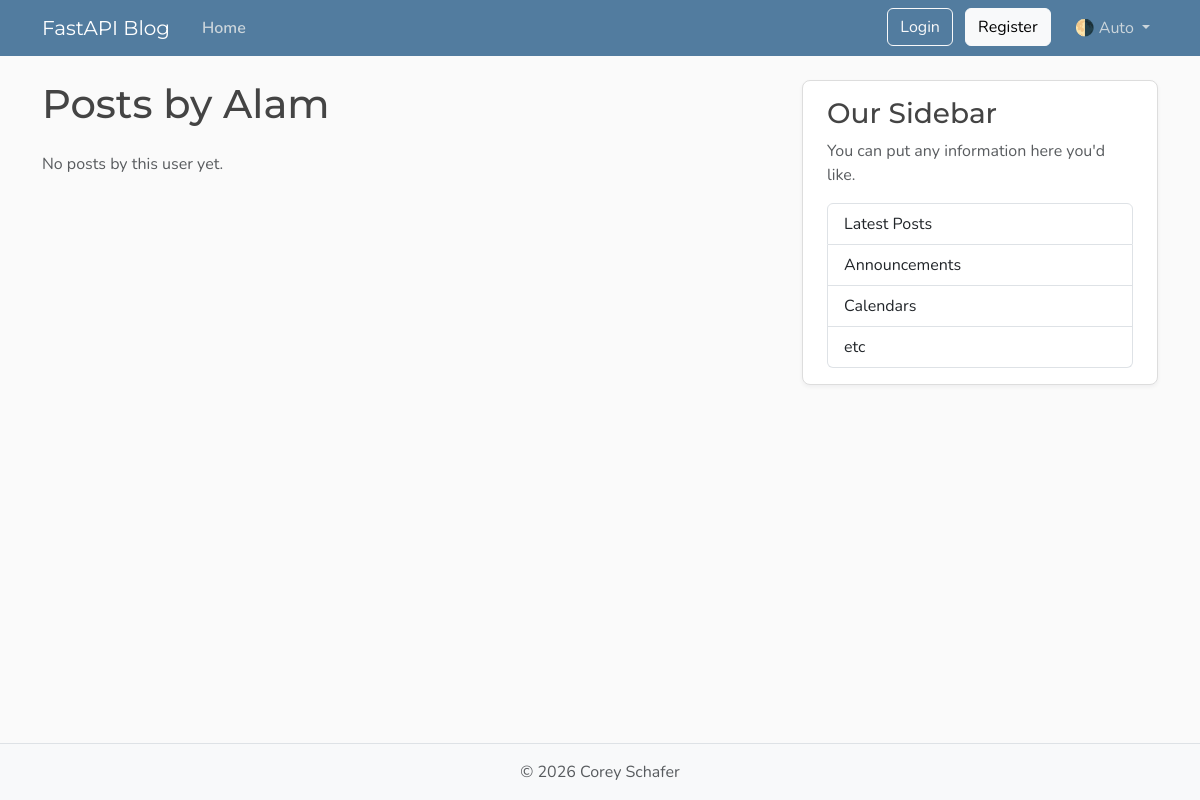
Before: /users/1/posts with the older database file.
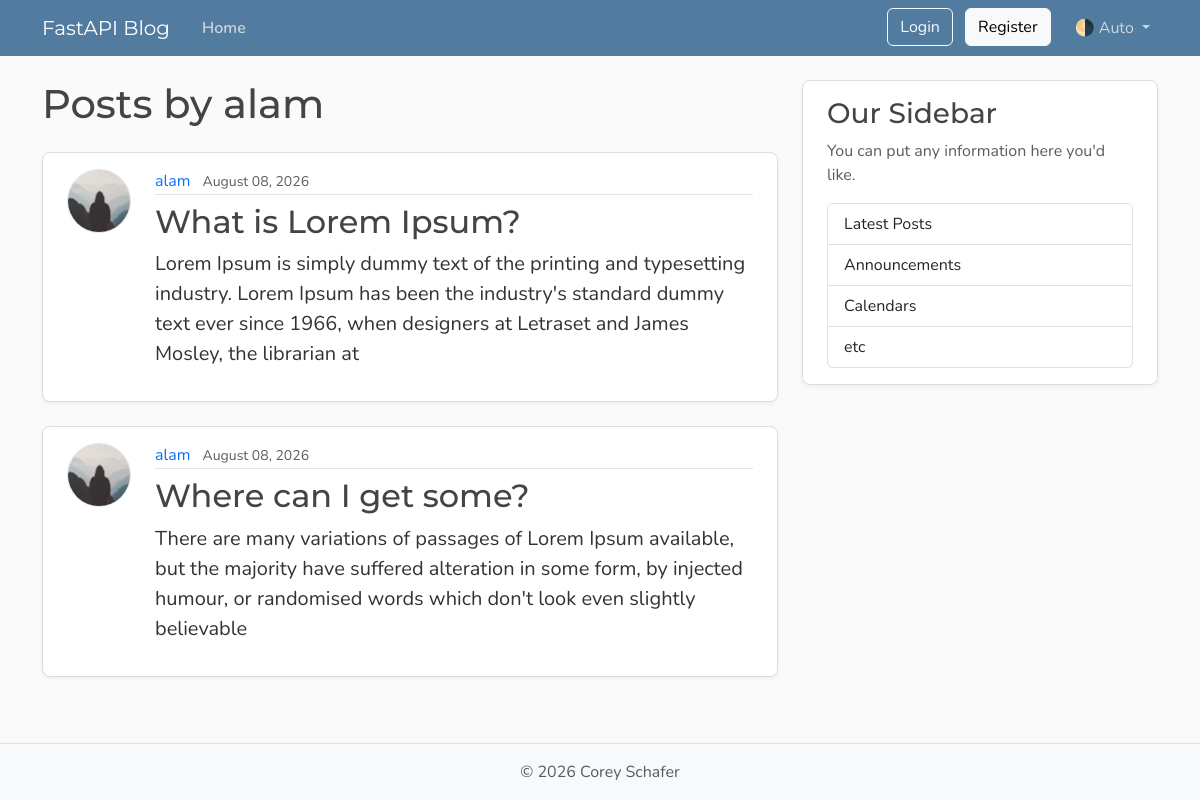
After: the same page with the newer database file.
### database/models.py (models this page shows, shortened)
class User(Base):
    __tablename__ = "users"
    id: Mapped[int] = mapped_column(Integer, primary_key=True, index=True)
    username: Mapped[str] = mapped_column(String(50), unique=True, nullable=False)
    email: Mapped[str] = mapped_column(String(120), unique=True, nullable=False)
    password_hash: Mapped[str] = mapped_column(String(200), nullable=False)
    image_file: Mapped[str | None] = mapped_column(
        String(200),
        nullable=True,
        default=None,
    )
    posts: Mapped[list[Post]] = relationship(back_populates="author", cascade="all, delete-orphan")

class Post(Base):
    __tablename__ = "posts"
    id: Mapped[int] = mapped_column(Integer, primary_key=True, index=True)
    title: Mapped[str] = mapped_column(String(100), nullable=False)
    content: Mapped[str] = mapped_column(Text, nullable=False)
    user_id: Mapped[int] = mapped_column(
        ForeignKey("users.id"),
        nullable=False,
        index=True,
    )
    date_posted: Mapped[datetime] = mapped_column(
        DateTime(timezone=True),
        default=lambda: datetime.now(UTC),
    )
    author: Mapped[User] = relationship(back_populates="posts")

### main.py (the view)
@app.get("/users/{user_id}/posts", include_in_schema=False, name="users_posts")
async def users_post_page(request: Request, user_id: int, db: Annotated[AsyncSession, Depends(get_db)]):
    result = await db.execute(Select(models.User).where(models.User.id == user_id))
    user = result.scalar_one_or_none()
    if not user:
        raise HTTPException(
            status_code=status.HTTP_404_NOT_FOUND,
            detail="User not found"
        )
    result = await db.execute(
        Select(models.Post)
        .options(selectinload(models.Post.author))
        .where(models.Post.user_id == user_id)
    )
    posts = result.scalars().all()
    return templates.TemplateResponse(
        request,
        "user_posts.html",
        {"posts": posts, "user": user, "title": f"{user.username}'s Posts"}
    )

### templates/user_posts.html
{% extends "layout.html" %}
{% block content %}
  <h1 class="mb-4">Posts by {{ user.username }}</h1>
  {% for post in posts %}
    <article class="content-section py-3 px-4 mb-4">
      <div class="d-flex align-items-start gap-4">
        <img class="rounded-circle article-img flex-shrink-0"
             src="{{ post.author.image_path }}"
             alt="{{ post.author.username }}'s profile picture"
             width="64"
             height="64"
             loading="lazy">
        <div class="flex-grow-1">
          <div class="article-metadata mb-2">
            <a class="me-2"
               href="{{ url_for('users_posts', user_id=post.author.id) }}">{{ post.author.username }}</a>
            <small class="text-body-secondary">{{ post.date_posted.strftime("%B %d, %Y") }}</small>
          </div>
          <h2>
            <a class="article-title"
               href="{{ url_for('post_detail', post_id=post.id) }}">{{ post.title }}</a>
          </h2>
          <p class="article-content">{{ post.content }}</p>
        </div>
      </div>
    </article>
  {% else %}
    <p class="text-body-secondary">No posts by this user yet.</p>
  {% endfor %}
{% endblock content %}

### templates/layout.html (shortened to what this page needs)
<!doctype html>
<html lang="en">
<head>
  <link href="https://cdn.jsdelivr.net/npm/bootstrap@5.3.8/dist/css/bootstrap.min.css" rel="stylesheet"
 />
  <link rel="stylesheet" type="text/css" href="{{ url_for('static', path='css/main.css') }}" />
</head>
<body class="d-flex flex-column min-vh-100">
  <header class="site-header">
    <nav class="navbar navbar-expand-md bg-steel fixed-top" data-bs-theme="dark">
      <div class="container">
        <a class="navbar-brand me-4" href="{{url_for('home')}}">FastAPI Blog</a>
        <div class="collapse navbar-collapse" id="navbarToggle">
          <div class="navbar-nav me-auto">
            <a class="nav-link active" aria-current="page" href="{{url_for('home')}}">Home</a>
          </div>
          <div class="navbar-nav">
            <div id="loggedOutNav">
              <a class="btn btn-outline-light mb-2 mb-md-0 me-md-2" href="{{ url_for('login')}}">Login</a>
              <a class="btn btn-light mb-2 mb-md-0 me-md-3" href="{{ url_for('register')}}">Register</a>
            </div>
            <div class="nav-item dropdown">
              <a class="nav-link dropdown-toggle" href="#" role="button" id="bd-theme" data-bs-toggle="dropdown"
                aria-expanded="false">
                <span id="bd-theme-text">🌗 Auto</span>
              </a>
            </div>
          </div>
        </div>
      </div>
    </nav>
  </header>
  <main role="main" class="container">
    <div class="row">
      <div class="col-md-8">{% block content %} {% endblock content %}</div>
      <aside class="col-md-4">
        <div class="content-section py-3 px-4 mb-4">
          <h3>Our Sidebar</h3>
          <p class="text-body-secondary">
            You can put any information here you'd like.
          </p>
          <ul class="list-group">
            <li class="list-group-item">Latest Posts</li>
            <li class="list-group-item">Announcements</li>
            <li class="list-group-item">Calendars</li>
            <li class="list-group-item">etc</li>
          </ul>
        </div>
      </aside>
    </div>
  </main>
  <footer class="mt-auto py-3 bg-body-tertiary border-top">
    <div class="container text-center">
      <p class="text-body-secondary mb-0">
        © <span id="year"></span> Corey Schafer
      </p>
    </div>
  </footer>
</body>
</html>

### static/css/main.css (style rules this page uses)
:root { --font-heading: "Montserrat", system-ui, -apple-system, BlinkMacSystemFont, sans-serif; --font-body: "Nunito", system-ui, -apple-system, BlinkMacSystemFont, sans-serif; --color-bg-body: #fafafa; --color-bg-content: #ffffff; --color-text-primary: #333333; --color-text-heading: #444444; --color-steel: #527c9f; --color-nav-link: #cbd5db; --color-nav-link-hover: #ffffff; --color-link-hover: #428bca; --color-border: #dddddd; --color-border-light: #e3e3e3; --spacing-xl: 5rem; --article-img-size: 4rem; --account-img-size: 7.813rem; }
body { font-family: var(--font-body); background: var(--color-bg-body); color: var(--color-text-primary); }
main { padding-top: var(--spacing-xl); }
h1, h2, h3, h4, h5, h6 { font-family: var(--font-heading); color: var(--color-text-heading); }
.navbar-brand { font-family: var(--font-heading); }
a { text-decoration: none; }
.bg-steel { background-color: var(--color-steel); }
.site-header .navbar-nav .nav-link { color: var(--color-nav-link); transition: color 0.2s ease-in-out; }
.site-header .navbar-nav .nav-link.active { font-weight: 600; }
.content-section { background: var(--color-bg-content); border: 1px solid var(--color-border); border-radius: 0.5rem; box-shadow: 0 2px 4px rgba(15, 23, 42, 0.05); transition: box-shadow 0.15s ease, transform 0.15s ease, border-color 0.15s ease; }
.article-title { color: var(--color-text-heading); transition: color 0.2s ease-in-out; }
.article-content { white-space: pre-line; font-size: 1.25rem; }
.article-img { height: var(--article-img-size); width: var(--article-img-size); flex-shrink: 0; object-fit: cover; border: 1px solid var(--color-border-light); box-shadow: 0 0 0 2px var(--color-bg-content); }
.article-metadata { padding-bottom: 0.063rem; border-bottom: 1px solid var(--color-border-light); }
.article-metadata a { transition: color 0.2s ease-in-out; }
[data-bs-theme="dark"] { --color-bg-body: #1a1a1a; --color-bg-content: #2d2d2d; --color-text-primary: #e0e0e0; --color-text-heading: #f0f0f0; --color-border: #404040; --color-border-light: #4a4a4a; }

Changed rows visible on the page:
changed User: username "Alam" → "alam"
added Post: author.username "alam", date_posted "August 08, 2026", title "What is Lorem Ipsum?", content "Lorem Ipsum is simply dummy text of the printing and typesetting industry. Lorem Ipsum has been the industry's standard dummy text ever since 1966, when designers at Letraset and James Mosley, the librarian at"
added Post: author.username "alam", date_posted "August 08, 2026", title "Where can I get some?", content "There are many variations of passages of Lorem Ipsum available, but the majority have suffered alteration in some form, by injected humour, or randomised words which don't look even slightly believable"
Other visible differences:
text no longer shown: "No posts by this user yet."
